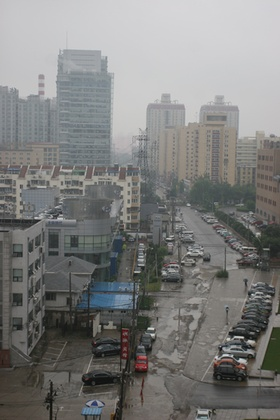
%> input picture Haze_Removal/IMG_8763.jpg, 280 x 420 px, shrunk from 400 x 600 before the run
$ octave --eval "result = haze_remove(imread('IMG_8763.jpg'));"   (GNU Octave 9; MATLAB toolbox functions it lacks are replaced by stand-ins)
%> lines starting %> are read from the running program, lines starting %| are printed output that depends on the picture
### Haze_Removal/get_dark_channel.m
function [ J_dark ] = get_dark_channel( images )
%�������ͼ�񣬻�����Dark Channel

dim = size(images);
patch_size = 31;
J_dark = zeros(dim(1), dim(2));
images = padarray(images, [(patch_size-1)/2 (patch_size-1)/2], Inf);
for i = 1: dim(1)
	for j = 1: dim(2)
		patch = images(i: i+patch_size-1, j: j+patch_size-1, :);
		J_dark(i,j) = min(patch(:));
	end
end

end

### Haze_Removal/get_atm_light.m
function [ A ] = get_atm_light( J_dark, images )
%���Atmospheric Light

dim = size(images);
pixels_num = dim(1) * dim(2);
pick_num = round(0.01 * pixels_num);
[~, index] = sort(reshape(J_dark, pixels_num, 1),'descend');
index = index(1:pick_num);
gray_images = rgb2gray(images);
images = reshape(images, pixels_num, dim(3));
gray_images = reshape(gray_images, pixels_num, 1);
gray_images = gray_images(index, :);
[~,in] = max(gray_images);
A = images(index(in), :);

end

### Haze_Removal/estimate_trans.m
function [ trans ] = estimate_trans( images, A )

omega = 0.95;
for i = 1: 3
	images(:, :, i) = images(:, :, i) ./ A(i);
end
trans = 1 - omega * get_dark_channel(images);

end

### Haze_Removal/soft_matting.m
function [ optimal_trans ] = soft_matting( trans, images )
%���¼���transmission���õ�����transmission
%���paper�У���ȡ3*3��lambda = 10^-4��epsilonδ֪
%parameter
epsilon = 10^-5;
lambda  = 10^-4;
win_rad = 1;
dim_w = [2*win_rad+1 2*win_rad+1];

dim_images = size(images);
pixels_num = dim_images(1) * dim_images(2);
indices = 1: pixels_num;
indices_mat = reshape(indices, dim_images(1), dim_images(2));
row = [];
col = [];
result_win = [];
U = eye(3);
for i = indices
	[i, j] = ind2sub([dim_images(1) dim_images(2)], indices(i));
	xmin = max(1, i - win_rad);
	xmax = min(dim_images(1), i + win_rad);
    ymin = max(1, j - win_rad);
    ymax = min(dim_images(2), j + win_rad);
    %may
    ind_win = indices_mat(xmin: xmax, ymin: ymax);
    ind_win = ind_win(:);
    win_length = length(ind_win);

    image_win = images(xmin: xmax, ymin: ymax, :);
    image_win = reshape(image_win, win_length, dim_images(3));
    mean_win = mean(image_win, 1);
    win_cov = cov(image_win, 1);
    win_var = (win_cov + (epsilon / win_length * U))^(-1);

    diver = image_win - repmat(mean_win, win_length, 1);
    result_temp_win = eye(win_length) - (1 + diver * win_var * diver') / win_length;
%     result_temp_win = (1 + diver * win_var * diver') / win_length;

    ind_win = repmat(ind_win, 1, win_length);
    row = [row; ind_win(:)];
    ind_win = ind_win';
    col = [col; ind_win(:)];
    result_win = [result_win; result_temp_win(:)];
end

laplacian_mat = sparse(row, col, result_win, pixels_num, pixels_num);
trans = reshape(trans, pixels_num, 1);
optimal_trans = (laplacian_mat + speye(size(laplacian_mat)) * lambda) \ (lambda * trans);
optimal_trans = reshape(optimal_trans, dim_images(1), dim_images(2));
end

### Haze_Removal/haze_remove.m
function [ recover_img ] = haze_remove( img, exposure, method )
if nargin == 1
    method = 'matte';
    exposure = 0;
end
if nargin == 2
    if ischar(exposure)
        method = exposure;
        exposure = 0;
    else
        method = 'matte';
    end
end
img = double(img)./255;
dark = get_dark_channel(img);
A = get_atm_light(dark, img);
t = estimate_trans(img,A);
if strcmp( method, 'matte')
    t = soft_matting(t,img);
elseif strcmp( method, 'filter')
    I = rgb2gray(img);
    t = guidedfilter(I,t,100,0.001);
else
    error(['unkowned methold ' method '. Please Use matte or filter']);
end
recover_img = recover_scene_radiance(img,A,t,exposure);
if exposure == 1
    recover_img = recover_img + (1-recover_img) .* recover_img * 0.7;
    recover_img = imadjust(recover_img, [0.1 0.83],[]);
end

end
%> in get_dark_channel, `images = padarray(images, [(patch_size-1)/2 (patch_size-1)/2], Inf);`: images: size 450x310x3 double; 15.7% of the values are NaN or infinite; the others: min 0.0314, max 0.871, mean 0.491
%> after the loop in get_dark_channel, `for i = 1: dim(1)`:
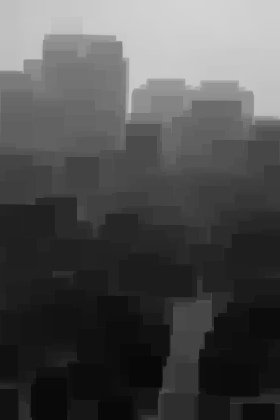
%> J_dark: size 420x280 double; min 0.0314, max 0.831, mean 0.312
%> in get_atm_light, `index = index(1:pick_num);`: index = 1176 values, max 94084 at index 825, min 67201 at index 826, mean 79776.7
%> in get_atm_light, `gray_images = gray_images(index, :);`: gray_images = 1176 values, max 0.844 at index 225, min 0.832 at index 157, mean 0.836
%> in get_atm_light, `[~,in] = max(gray_images);`: in = 225
%> in get_atm_light, `A = images(index(in), :);`: A = [0.843 0.843 0.851]
%> after the loop in estimate_trans, `for i = 1: 3`:
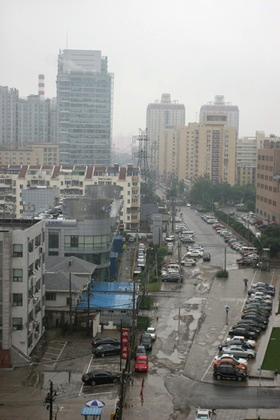
%> images: size 420x280x3 double; mean R, G, B 0.583, 0.585, 0.573; drawn with min black and max white
%> in get_dark_channel (call 2), `images = padarray(images, [(patch_size-1)/2 (patch_size-1)/2], Inf);`: images: size 450x310x3 double; 15.7% of the values are NaN or infinite; the others: min 0.0369, max 1.02, mean 0.58
%> after the loop in get_dark_channel (call 2), `for i = 1: dim(1)`:
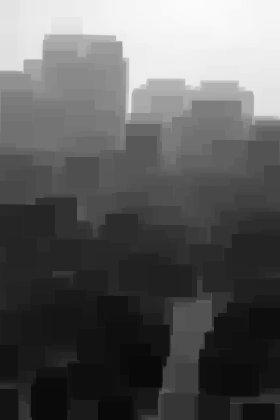
%> J_dark: size 420x280 double; min 0.0369, max 0.986, mean 0.369
%> in estimate_trans, `trans = 1 - omega * get_dark_channel(images);`:
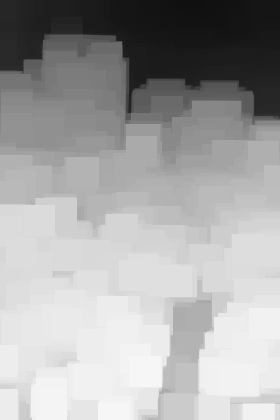
%> trans: size 420x280 double; min 0.0633, max 0.965, mean 0.65
%> (the run ends here)
